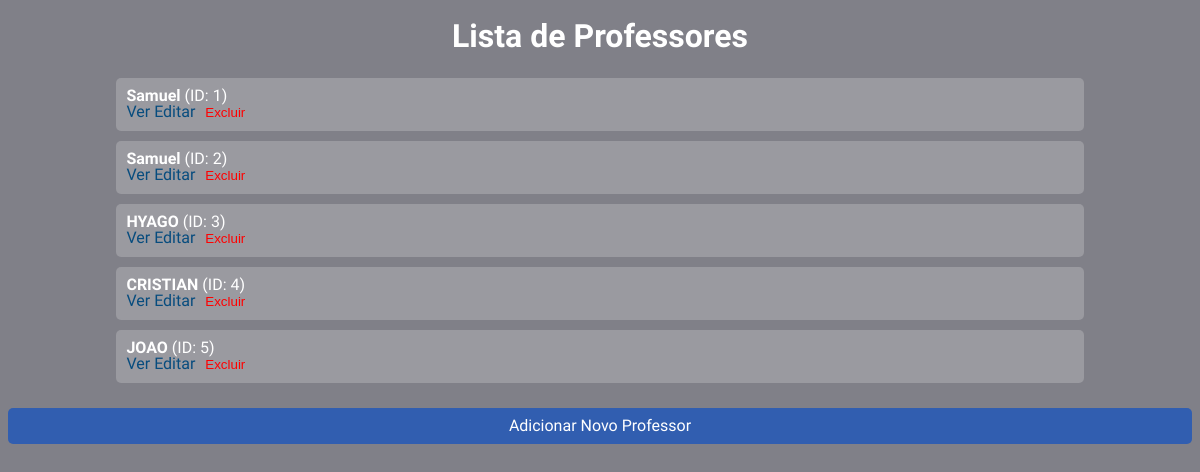
Page /professores on the earlier database version.
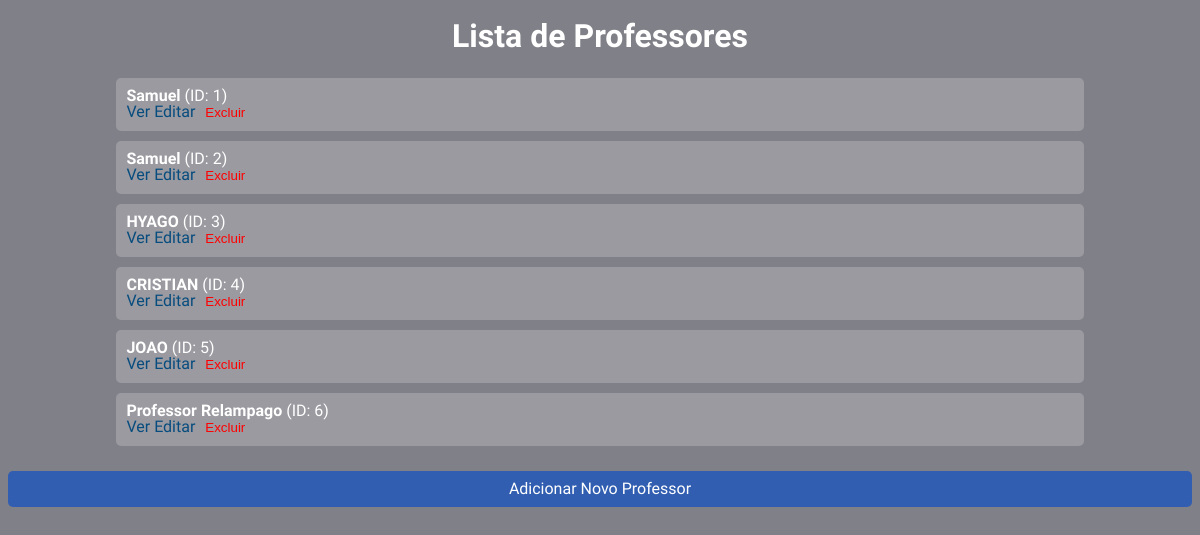
Same page on the later database version.
### models/professor.py (models this page shows, shortened)
class Professor(db.Model):
    __tablename__ = 'professores'
    id = db.Column(db.Integer, primary_key=True)
    nome = db.Column(db.String(100), nullable=False)
    idade = db.Column(db.Integer, nullable=True)
    materia = db.Column(db.String(100), nullable=True)
    observacoes = db.Column(db.Text, nullable=True)
    turmas = db.relationship('Turma', back_populates='professor')

### controller/professor.py (the view)
@professor_blueprint.route('/professores', methods=['GET'])
def get_professores():
    professores = listar_professores()
    return render_template("professores/professores.html", professores=professores)

### models/professor.py (called while the page is built)
def listar_professores():
    professores = Professor.query.all()
    return [{
        'id': professor.id,
        'nome': professor.nome,
        'idade': professor.idade,
        'materia': professor.materia,
        'observacoes': professor.observacoes
    } for professor in professores]

### templates/professores/professores.html (shortened to what this page needs)
<!DOCTYPE html>
<html lang="pt-BR">
<head>
  <link rel="stylesheet" href="global.css">
  <link rel="stylesheet" href="/styles/reset.css">
</head>
<body>
  <h1>Lista de Professores</h1>
  <div class="lista-professores">
    {% for professor in professores %}
      <div class="professor">
        <strong>{{ professor.nome }}</strong> (ID: {{ professor.id }})
        <div>
          <a href="{{ url_for('professor.get_professor', id_professor=professor.id) }}">Ver</a>
          <a href="{{ url_for('professor.editar_professor_page', id_professor=professor.id) }}">Editar</a>
          <form action="{{ url_for('professor.delete_professor', id_professor=professor.id) }}" method="POST" style="display:inline;">
            <button type="submit" style="background:none; border:none; color:red; cursor:pointer;">Excluir</button>
          </form>
        </div>
      </div>
    {% endfor %}
  </div>
  <a href="{{ url_for('professor.adicionar_professor_page') }}" class="btn-adicionar">Adicionar Novo Professor</a>
</body>
</html>

Differences in the rows shown:
added Professor: nome "Professor Relampago", id "6"
